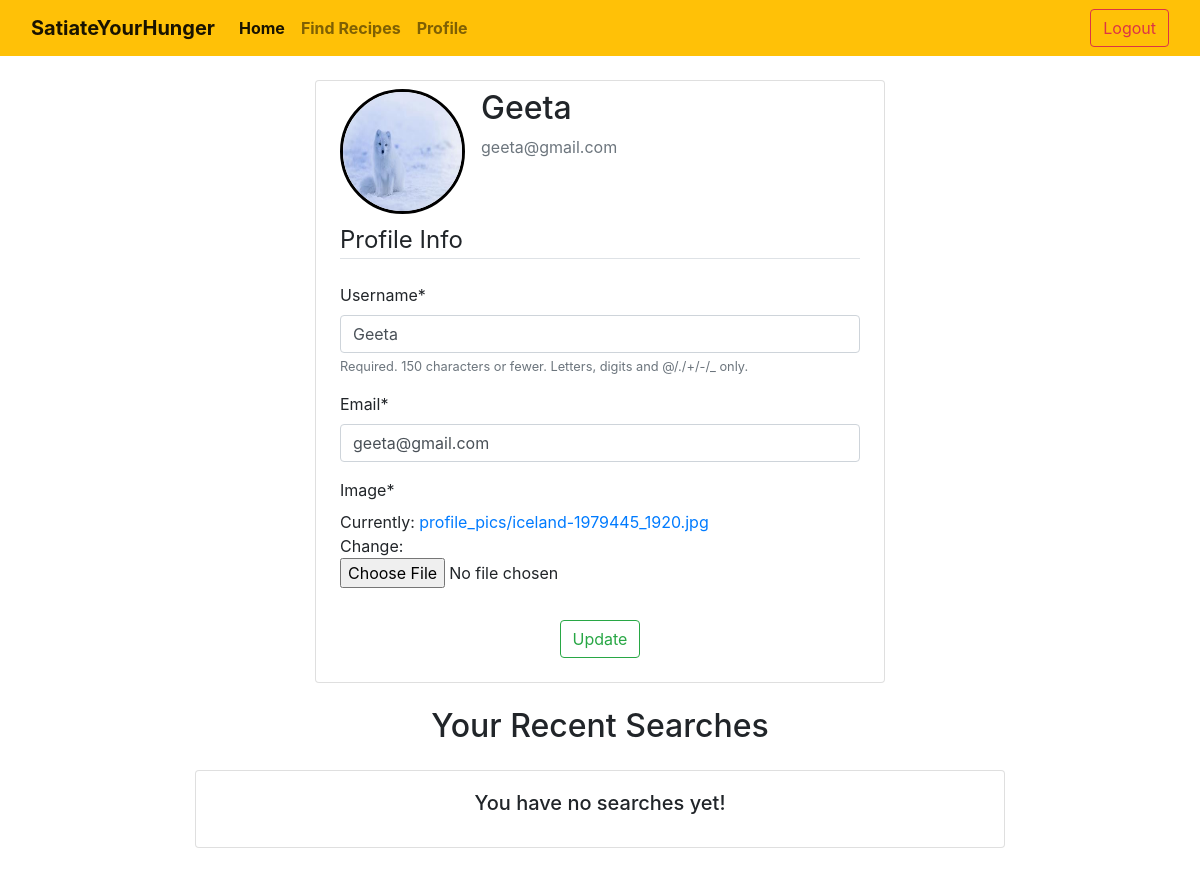
The page /user/profile/ (signed in) on the database its author committed.
### users/models.py (models this page shows, shortened)
class CustomUser(AbstractUser):
    locality = models.CharField(max_length=150)
    pincode = models.CharField(max_length=6)
    city = models.CharField(max_length=50)
    state = models.CharField(max_length=50)

class Profile(models.Model):
    user = models.OneToOneField(CustomUser,on_delete=models.CASCADE)
    image = models.ImageField(default='default.jpg',upload_to='profile_pics')

### users/views.py (the view)
# urls.py: path('profile/',views.profile,name="profile"),
@login_required
def profile(request):
    if request.method=="POST":
        u_form = UserUpdateForm(request.POST,instance=request.user)
        p_form = ProfileUpdateForm(request.POST,request.FILES,instance=request.user.profile)
        if u_form.is_valid() and p_form.is_valid():
            u_form.save()
            p_form.save()
            messages.success(request,'Your account info has been updated!')
            return redirect('profile')
    else:
        u_form = UserUpdateForm(instance=request.user)
        p_form = ProfileUpdateForm(instance=request.user.profile)
        recent_searches = RecentSearches.objects.filter(user=request.user).order_by('-id')[:5]
        if recent_searches:
            context = { 'u_form':u_form,
                        'p_form':p_form,
                        'recent_searches':recent_searches}
        else:
            context = { 'u_form':u_form,
                        'p_form':p_form,}
    return render(request,'users/profile.html',context)

### users/forms.py
class UserUpdateForm(forms.ModelForm):
    email = forms.EmailField()
    class Meta:
        model = CustomUser
        fields = ['username','email']

class ProfileUpdateForm(forms.ModelForm):
    class Meta:
        model = Profile
        fields = ['image']

### users/templates/users/profile.html (shortened to what this page needs)
{% extends "main_app/index.html" %}
{% load crispy_forms_tags %}
{% block content %}
<div class="container" style="max-width: 50%;">
    <div class="card px-4 py-2 my-4">
        <div class="media">
        <img class="rounded-circle account-img" style="border: 3px solid black;" src="{{ user.profile.image.url }}" height="125" width="125">
        <div class="media-body">
            <h2 class="account-heading ml-3">{{ user.username }}</h2>
            <p class="text-secondary ml-3">{{ user.email }}</p>
        </div>
        </div>
        <form method="POST" enctype="multipart/form-data">
            <fieldset class="form-group">
                <legend class="border-bottom mb-4 pt-2">Profile Info</legend>
                {{ u_form|crispy }}
                {{ p_form|crispy }}
            </fieldset>
            <div class="form-group text-center">
                <button class="btn btn-outline-success" type="submit">Update</button>
            </div>
        </form>
    </div>
</div>
<div class="container mb-4" style="max-width: 70%;">
<h2 class="text-center mb-4">Your Recent Searches</h2>
    {% if not recent_searches %}
    <div class="card mb-4">
        <div class="card-body">
        <h5 class="card-title text-center">You have no searches yet!</h5>
        </div>
    </div>
      {% endif %}
{% endblock content%}

### recipes/static/css/style.css (style rules this page uses)
body { margin: 0; padding: 0; }

### rows shown on the page
CustomUser: profile.image (picture), username "Geeta", email "geeta@gmail.com"
